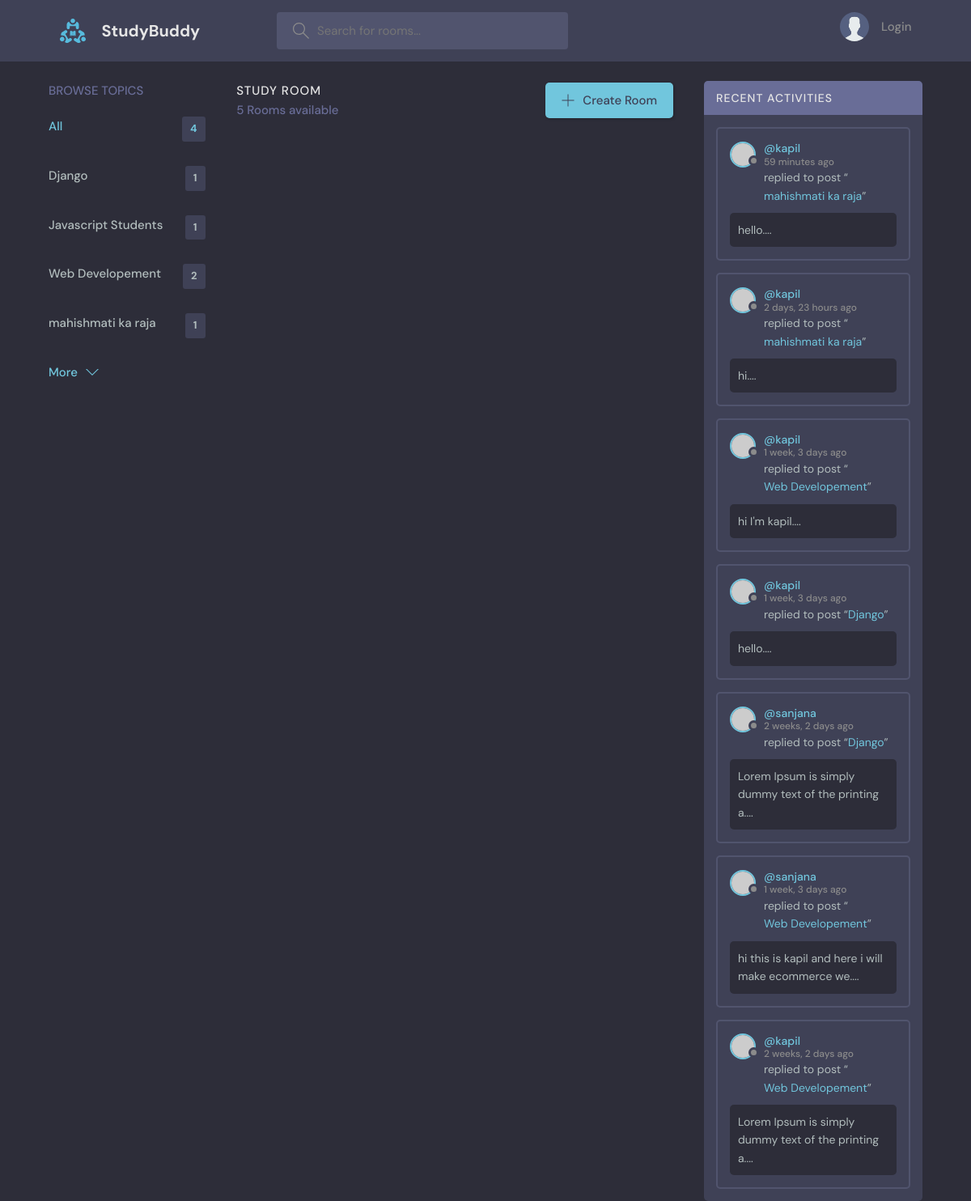
The page / on the database its author committed.
### base/models.py (models this page shows, shortened)
class Topic(models.Model):
    name=models.CharField(max_length=200)
    def __str__(self):
        return self.name

class Message(models.Model):
    user=models.ForeignKey(User,on_delete=models.CASCADE, default=True)
    room=models.ForeignKey(Room, on_delete=models.CASCADE )
    body=models.TextField()
    updated=models.DateTimeField(auto_now=True)
    created=models.DateTimeField(auto_now_add=True)
    class Meta():
        ordering= ['-updated','-created']
    def __str__(self):
        return self.body[0:50]

class Room(models.Model):
    host=models.ForeignKey(User,on_delete=models.SET_NULL, null=True)
    topic=models.ForeignKey(Topic, on_delete=models.SET_NULL, null=True)
    name=models.CharField(max_length=100)
    description=models.TextField(null=True , blank=True)
    participants=models.ManyToManyField(User, related_name='participants',blank=True)
    updated=models.DateTimeField(auto_now=True)
    created=models.DateTimeField(auto_now_add=True)
    class Meta():
        ordering= ['-updated','-created']

### base/views.py (the view)
# urls.py: path('', views.home,name='home'),
def home(request):
    q=request.GET.get('q') if request.GET.get('q') != None else ''
    rooms=Room.objects.filter(topic__name__icontains=q)
    topic=Topic.objects.all()
    room_messages=Message.objects.filter(room__topic__name__icontains=q)
    context={'rooms':rooms, 'topic':topic,'room_messages': room_messages}
    return render(request,'base/home.html', context)

### base/templates/base/home.html (shortened to what this page needs)
{% extends 'main.html' %}
{% block content %}
    <main class="layout layout--3">
      <div class="container">
        {% include 'base/topic.html' %}
        <div class="roomList">
          <div class="roomList__header">
            <div>
              <h2>Study Room</h2>
              <p>{{rooms.count}} Rooms available</p>
            </div>
            <a class="btn btn--main" href="{% url 'create-form' %}">
              <svg version="1.1" xmlns="http://www.w3.org/2000/svg" width="32" height="32" viewBox="0 0 32 32">
                <title>add</title>
                <path
                  d="M16.943 0.943h-1.885v14.115h-14.115v1.885h14.115v14.115h1.885v-14.115h14.115v-1.885h-14.115v-14.115z"
                ></path>
              </svg>
              Create Room
            </a>
          </div>
        </div>
        <div class="activities">
          <div class="activities__header">
            <h2>Recent Activities</h2>
          </div>
          {% include 'base/recent_activity.html' %}
        </div>
      </div>
    </main>
    {% endblock content %}

### base/templates/base/topic.html
<div class="topics">
    <div class="topics__header">
      <h2>Browse Topics</h2>
    </div>
    <ul class="topics__list">
      <li>
        <a href="{% url 'home' %}" class="active">All <span>{{topic.all.count}}</span></a>
      </li>
      {% for topic in topic %}
      <li>
        <a href="{% url 'home' %}?q={{topic.name}}">{{topic.name}}<span>{{topic.room_set.all.count}}</span></a>
      </li>
      {%endfor%}
    </ul>
    <a class="btn btn--link" href="{% url 'topics' %}">
      More
      <svg version="1.1" xmlns="http://www.w3.org/2000/svg" width="32" height="32" viewBox="0 0 32 32">
        <title>chevron-down</title>
        <path d="M16 21l-13-13h-3l16 16 16-16h-3l-13 13z"></path>
      </svg>
    </a>
  </div>

### base/templates/base/recent_activity.html (shortened to what this page needs)
{% for message in room_messages %}
<div class="activities__box">
    <div class="activities__boxHeader roomListRoom__header">
      <a href="{% url 'user-profile' message.user.id %}" class="roomListRoom__author">
        <div class="avatar avatar--small">
          <img src="https://randomuser.me/api/portraits/women/11.jpg" />
        </div>
        <p>
          @{{message.user}}
          <span>{{message.created|timesince}} ago</span>
        </p>
      </a>
    </div>
    <div class="activities__boxContent">
      <p>replied to post “<a href="{% url 'room' message.room.id %}">{{message.room.topic}}</a>”</p>
      <div class="activities__boxRoomContent">
        {{message}}....
      </div>
    </div>
  </div>
{% endfor %}

### static/styles/style.css (style rules this page uses)
:root { --color-main: #71c6dd; --color-main-light: #e1f6fb; --color-dark: #3f4156; --color-dark-medium: #51546e; --color-dark-light: #696d97; --color-light: #e5e5e5; --color-gray: #8b8b8b; --color-light-gray: #b2bdbd; --color-bg: #2d2d39; --color-success: #5dd693; --color-error: #fc4b0b; }
* { font-family: "DM Sans", -apple-system, BlinkMacSystemFont, "Segoe UI", Roboto, Oxygen, Ubuntu, Cantarell, "Open Sans", "Helvetica Neue", sans-serif; margin: 0; padding: 0; box-sizing: border-box; text-rendering: optimizeLegibility; font-size: inherit; }
html { font-size: 56.25%; }
@media only screen and (min-width: 1200px) { html { font-size: 62.5%; } }
body { line-height: 1.6; font-weight: 400; font-size: 1.5rem; color: var(--color-light-gray); background-color: var(--color-bg); min-height: 100vh; }
img { width: 100%; }
a { display: inline-block; color: var(--color-main); text-decoration: none; }
.container { max-width: 120rem; width: 90%; margin: auto; }
.btn { background-color: transparent; border: none; display: inline-flex; align-items: center; gap: 1rem; cursor: pointer; transition: all ease-in-out 0.3s; padding: 1rem 2rem; border-radius: 5px; box-shadow: 1px 1px 3px 1px rgba(0, 0, 0, 0.15); font-weight: 500; }
.btn--link { border-radius: 0; padding: 0; color: var(--color-main); box-shadow: none; }
.btn--main { background-color: var(--color-main); color: var(--color-dark); }
.btn > svg { fill: currentColor; width: 1.6rem; height: 1.6rem; }
.avatar { position: relative; display: inline-block; border-radius: 50%; border: 2px solid var(--color-main); }
.avatar img { display: block; border-radius: 50%; object-fit: cover; object-position: center; }
.avatar::after { content: ""; display: block; position: absolute; background-color: var(--color-gray); z-index: 111; border-radius: 50%; border: 0.3rem solid var(--color-dark); }
.avatar.avatar--small img { width: 2.8rem; height: 2.8rem; }
.avatar.avatar--small:after { width: 0.7rem; height: 0.7rem; bottom: 0px; right: -6px; }
.layout { margin-top: 2.4rem; }
.layout > .container { display: flex; justify-content: space-between; align-items: flex-start; }
.layout--3 > .container > div:first-child { flex-basis: 18%; max-width: 22.5rem; }
.layout--3 > .container > div:nth-child(2) { flex-basis: 50%; }
.layout--3 > .container > div:last-child { flex-basis: 25%; }
.topics__header { margin-bottom: 2rem; }
.topics__header h2 { text-transform: uppercase; font-weight: 500; color: var(--color-dark-light); }
.topics__list { list-style: none; }
.topics__list li a { display: flex; justify-content: space-between; margin-bottom: 3rem; font-weight: 500; color: var(--color-light-gray); transition: all 0.3s ease-in-out; }
.topics__list li a.active, .topics__list li a:hover { color: var(--color-main); }
.topics__list li a span { padding: 0.5rem 1rem; background-color: var(--color-dark); border-radius: 3px; font-size: 1.3rem; font-weight: 700; letter-spacing: 1px; }
.roomList__header { display: flex; justify-content: space-between; align-items: center; margin-bottom: 2.4rem; }
.roomList__header h2 { text-transform: uppercase; font-weight: 500; color: var(--color-light); letter-spacing: 1px; }
.roomList__header p { font-weight: 500; color: var(--color-dark-light); }
.roomListRoom__header { display: flex; justify-content: space-between; align-items: center; }
.roomListRoom__author { font-weight: 500; display: flex; align-items: center; gap: 1rem; }
.activities { background: var(--color-dark); border-radius: 5px; overflow: hidden; }
.activities__header h2 { background-color: var(--color-dark-light); text-transform: uppercase; font-weight: 500; padding: 1rem 1.5rem; color: var(--color-light); letter-spacing: 1px; font-size: 1.4rem; }
.activities__box { margin: 1.5rem; padding: 1.5rem; border: 2px solid var(--color-dark-medium); border-radius: 5px; }
.activities__boxHeader p { font-size: 1.4rem; line-height: 1.3; }
.activities__boxHeader p span { color: var(--color-gray); font-size: 1.2rem; display: block; }
.activities__boxContent { margin-left: 4.2rem; }
.activities__boxContent { font-size: 1.4rem; }
.activities__boxRoomContent { background: var(--color-bg); padding: 1rem; border-radius: 5px; margin-top: 1rem; margin-left: -4.2rem; }

### rows shown on the page
Topic: name "Django", room_set.all.count "1"
Topic: name "Javascript Students", room_set.all.count "1"
Topic: name "Web Developement", room_set.all.count "2"
Topic: name "mahishmati ka raja", room_set.all.count "1"
Message: user "kapil", created "59 minutes", room.topic "mahishmati ka raja", body "hello"
Message: user "kapil", created "2 days, 23 hours", room.topic "mahishmati ka raja", body "hi"
Message: user "kapil", created "1 week, 3 days", room.topic "Web Developement", body "hi I'm kapil"
Message: user "kapil", created "1 week, 3 days", room.topic "Django", body "hello"
Message: user "sanjana", created "2 weeks, 2 days", room.topic "Django", body "Lorem Ipsum is simply dummy text of the printing a"
Message: user "sanjana", created "1 week, 3 days", room.topic "Web Developement", body "hi this is kapil and here i will make ecommerce we"
Message: user "kapil", created "2 weeks, 2 days", room.topic "Web Developement", body "Lorem Ipsum is simply dummy text of the printing a"

### other values the page prints
{{ topic.all.count }} "4"
{{ rooms.count }} "5"
